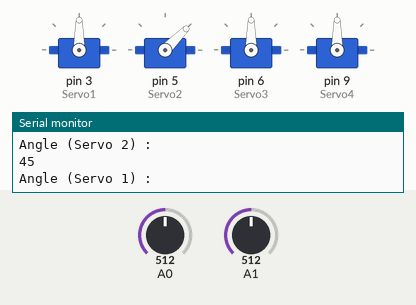
Simulated run of this sketch. Board: Arduino Uno, built with avr-gcc and run on an emulated ATmega328P. Shown: 4 × servo, the last lines printed to the serial monitor. The inputs (shaded band) are chosen by the test bench; at power-on: A0 = 512, A1 = 512.

Above: at 1.2 s.
1.3 s: A0 set to 553
At 2.2 s:
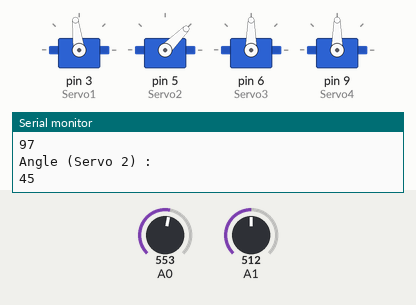
4.3 s: A0 set to 582
At 5.1 s:
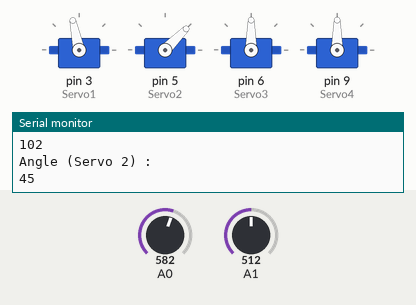
5.8 s: A1 set to 306
At 7.0 s:
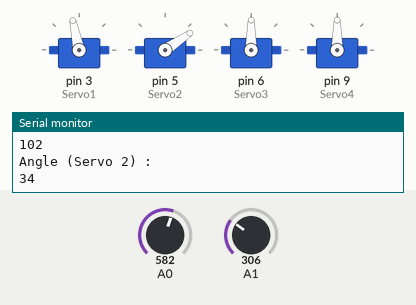
7.3 s: A1 set to 900
At 7.8 s:
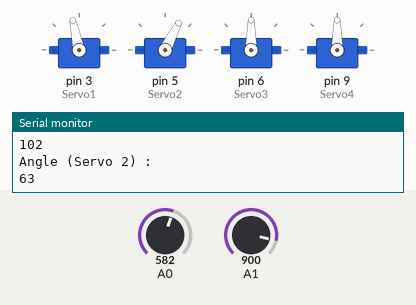
8.8 s: A0 set to 511
At 9.8 s:
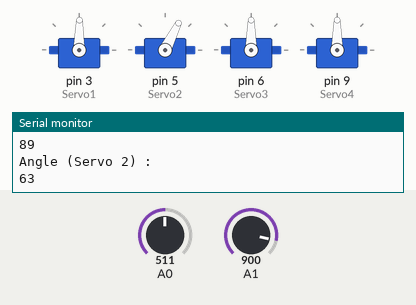
10.3 s: A1 set to 122
At 10.8 s:
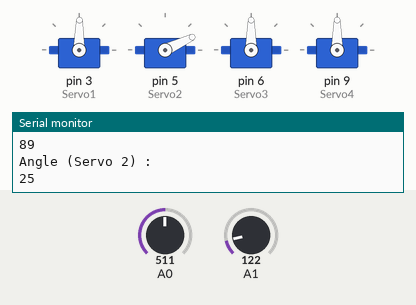
Timing chart, 0 to 12.8 s (numbered marks = the images above; inputs shaded):
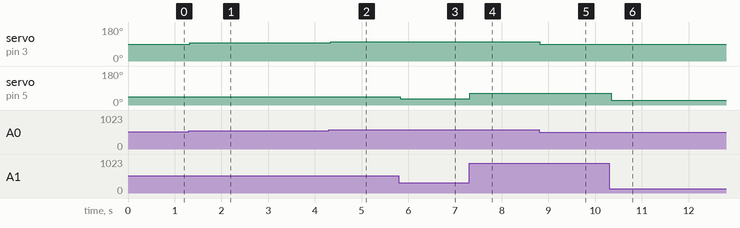

The sketch:

glorious_habbi1.ino
```cpp
#include <Servo.h>

Servo Servo1;
Servo Servo2;
Servo Servo3;
Servo Servo4;

void setup()
{
 Serial.begin(115200);
 Servo1.attach(3);
 Servo2.attach(5);
 Servo3.attach(6);
 Servo4.attach(9);
}

void loop()
{
 int valcomfrom1pot = analogRead(A0);
 int degree1 = map(valcomfrom1pot, 0, 1023, 0, 180);
 Servo1.write(degree1);
 Serial.println("Angle (Servo 1) : ");
 Serial.println(degree1);
 int valcomfrom2pot = analogRead(A1);
 int degree2 = map(valcomfrom2pot, 0, 1023, 20, 70);
 Servo2.write(degree2);
 Serial.println("Angle (Servo 2) : ");
 Serial.println(degree2);
 Serial.println("");
 Serial.println("");
 Serial.println("");
 Serial.println("");
 Serial.println("");
 Serial.println("");
 Serial.println("");
 delay(40);
}
```

Measured:
- after the input at 1.3 s, servo on pin 3 (Servo1): 90° → 97° at once
- after the input at 4.3 s, servo on pin 3 (Servo1): 97° → 102° at once
- after the input at 5.8 s, servo on pin 5 (Servo2): 45° → 34° at once
- after the input at 7.3 s, servo on pin 5 (Servo2): 34° → 63° at once
- after the input at 8.8 s, servo on pin 3 (Servo1): 102° → 89° at once
- after the input at 10.3 s, servo on pin 5 (Servo2): 63° → 25° at once
